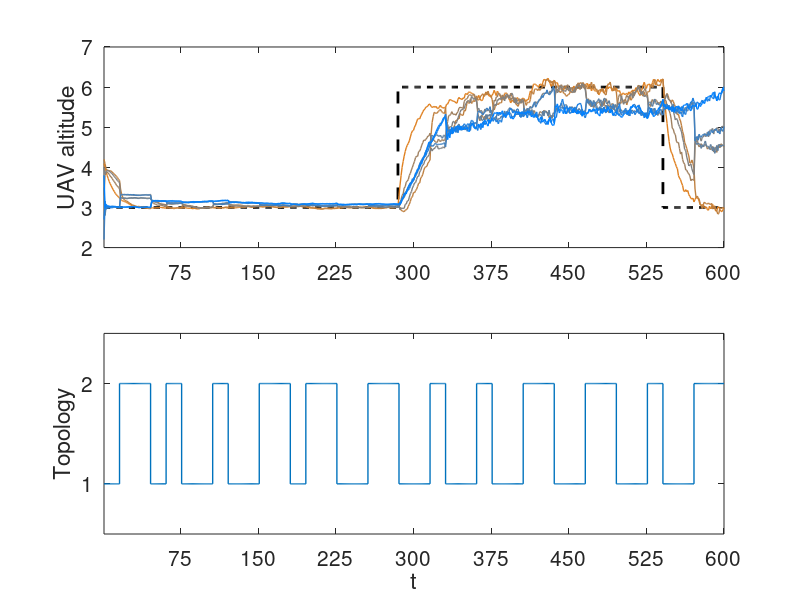

Here is the MATLAB script that generated this plot:
% 11/25/2018
% clear,clc

s = rng;
% Sys: 

% Helathy
A1 = [0.9, 0,   0,   0,   0,   0,   0,   0;...
      0,   1/2, 0,   1/2, 0,   0,   0,   0;...
      1/3, 0,   1/3, 1/3, 0,   0,   0,   0;...
      0,   1/3, 1/3, 1/3, 0,   0,   0,   0;...
      0,   0,   0,   0,   1/3, 1/3, 1/3, 0;...
      0,   0,   0,   0,   1/3, 1/3, 0,   1/3;...
      0,   0,   0,   0,   1/2, 0,   1/2, 0;...
      0,   0,   0,   0,   0,   1/2, 0,   1/2]; 
K1 = zeros(8,1);
K1(1) = 0.3; 
  
A2 = [0.9, 0,   0,   0,   0,   0,   0,   0;...
      1/2, 1/2, 0,   0,   0,   0,   0,   0;...
      0,   0,   1/2, 0,   1/2, 0,   0,   0;...
      0,   0,   0,   1/2, 0,   1/2, 0,   0;...
      0,   0,   1/2, 0,   1/2, 0,   0,   0;...
      0,   0,   0,   1/2, 0,   1/2, 0,   0;...
      0,   0,   0,   0,   0,   0,   1/2, 1/2;...
      0,   0,   0,   0,   0,   0,   1/2, 1/2]; 
K2 = zeros(8,1);
K2(1) = 0.3; 

A3 = A1;
K3 = K1;
K3(1) = 0.6; 

A4 = A2;
K4 = K2;
K4(1) = 0.6; 


% blocking
Tb = 15; 
AA1 = A1^Tb;
AA2 = A2^Tb;
AA3 = A3^Tb;
AA4 = A4^Tb;
KK1 = K1;
KK2 = K2;
KK3 = K3;
KK4 = K4;
for i = 1:1:Tb-1
    KK1 = A1*KK1 + K1;
    KK2 = A2*KK2 + K2;
    KK3 = A3*KK3 + K3;
    KK4 = A4*KK4 + K4;
end



% Faulty
A1_f = [0.9, 0,   0,   0,   0,   0,   0,   0;...
      0,   1/2, 0,   1/2, 0,   0,   0,   0;...
      1/3, 0,   1/3, 1/3, 0,   0,   0,   0;...
      0,   1/3, 1/3, 1/3, 0,   0,   0,   0;...
      0,   0,   0,   0,   1/3, 1/3, 1/3, 0;...
      0,   0,   0,   0,   1/3, 1/3, 0,   1/3;...
      0,   0,   0,   0,   1/2, 0,   1/2, 0;...
      0,   0,   0,   0,   0,   1/2, 0,   1/2]; 
K1_f = zeros(8,1);
K1_f(1) = 0.3; 
  
A2_f = [0.9, 0,   0,   0,   0,   0,   0,   0;...
      1/2, 1/2, 0,   0,   0,   0,   0,   0;...
      0,   0,   1,   0,   0,   0,   0,   0;...
      0,   0,   0,   1,   0,   0,   0,   0;...
      0,   0,   0,   0,   1,   0,   0,   0;...
      0,   0,   0,   0,   0,   1,   0,   0;...
      0,   0,   0,   0,   0,   0,   1/2, 1/2;...
      0,   0,   0,   0,   0,   0,   1/2, 1/2]; 
K2_f = zeros(8,1);
K2_f(1) = 0.3; 

A3_f = A1_f;
K3_f = K1_f;
K3_f(1) = 0.6; 

A4_f = A2_f;
K4_f = K2_f;
K4_f(1) = 0.6; 


% blocking
Tb = 15; 
AA1_f = A1_f^Tb;
AA2_f = A2_f^Tb;
AA3_f = A3_f^Tb;
AA4_f = A4_f^Tb;
KK1_f = K1_f;
KK2_f = K2_f;
KK3_f = K3_f;
KK4_f = K4_f;
for i = 1:1:Tb-1
    KK1_f = A1_f*KK1_f + K1_f;
    KK2_f = A2_f*KK2_f + K2_f;
    KK3_f = A3_f*KK3_f + K3_f;
    KK4_f = A4_f*KK4_f + K4_f;
end



% TT = 100; 
TT = 40*15;
set_pnt = 3*ones(TT,1);
set_pnt(19*15:36*15) = 6;
% set_pnt(45:58) = 34;
% set_pnt(77:95) = 34;

topo = [];
XX = [];
SS = [];

t = 1; 

% To = 1;
To = 48*15;

x0 = [4.1 4.2 3.3 4 3.5 2.2 2.7 3.8]';
i_r = 1;
RR = [1 2 1 1 2 1 2 2 1 2 2 2 2 1 2 1 2 2 2 2 2 1 2 2];
rng(s);


while t <= TT
    % r = ceil(rand(1,1)*2);
    r = RR(i_r)*15;
    if t == 1
        topo_t = 1;
        xt = x0;
    else
        if topo_t == 1
            topo_t = 2;
        else
            topo_t = 1;
        end
    end
    for tt = 1:r
        t
        if t == 571
            xxx = 999;
        end
        if (t > TT)
            break;
        else
            if t < To
                AAa1 = A1; KKk1 = K1;
                AAa2 = A2; KKk2 = K2;
                AAa3 = A3; KKk3 = K3;
                AAa4 = A4; KKk4 = K4;
            else
                AAa1 = A1_f; KKk1 = K1_f;
                AAa2 = A2_f; KKk2 = K2_f;
                AAa3 = A3_f; KKk3 = K3_f;
                AAa4 = A4_f; KKk4 = K4_f;
            end
        end
        if t <= 19*15
            wt = (0.02*rand(8,1)-0.01);
        else
            if t < 330
                wt = [-0.1*rand(4,1); 0.1*rand(4,1)];
            else
                wt = (0.2*rand(8,1)-0.1);
            end
        end
        if set_pnt(t) == 3 && topo_t == 1
            % 1
            xt1 = AAa1*xt + KKk1 + wt;
            SS = [SS, [1 0 0 0]'];
        end
        if set_pnt(t) == 3 && topo_t == 2
            % 2
            xt1 = AAa2*xt + KKk2 + wt;
            SS = [SS, [0 1 0 0]'];
        end
        if set_pnt(t) == 6 && topo_t == 1
            % 3
            xt1 = AAa3*xt + KKk3 + wt;
            SS = [SS, [0 0 1 0]'];
        end
        if set_pnt(t) == 6 && topo_t == 2
            % 4
            xt1 = AAa4*xt + KKk4 + wt;
            SS = [SS, [0 0 0 1]'];
        end
        t = t + 1;
        topo(end+1) = topo_t;
        XX = [XX, xt];
        xt = xt1;
        
        % detection
        % N = min(t,30*15);
        % w = sdpvar(repmat(8,1,N),repmat(1,1,N));
        % 
        % constraints = [];
        % objective = 0;
        % for ttt = t-N+1:1:t-2
        %     sss = ttt - (t-N);
        %     constraints = [constraints, XX(:,ttt+1) == SS(1,ttt)*(A1*XX(:,ttt) + K1 + w{sss}) ...
        %         + SS(2,ttt)*(A2*XX(:,ttt) + K2 + w{sss}) ...
        %         + SS(3,ttt)*(A3*XX(:,ttt) + K3 + w{sss}) ...
        %         + SS(4,ttt)*(A4*XX(:,ttt) + K4 + w{sss})]; 
        %     constraints = [constraints, -0.1 <= w{sss} <= 0.1]; 
        % end
        % ops = sdpsettings('verbose',1,'solver','GUROBI','GUROBI.MIPGap',1e-3);
        % optimize(constraints,objective,ops);% 
    end
    

    i_r = i_r + 1;
end

fz1 = 15; 
f1 = subplot(2,1,1);
stairs(1:TT, set_pnt,'Linewidth',2,'Linestyle','--','Color',[0,0,0]);
hold on
% plot([8*15 8*15], [-10, 20],'Linewidth',2, 'Linestyle',':','Color',[1,0,0]);
% plot([318 318], [-10 20],'Linewidth',2, 'Linestyle',':','Color',[0,0,1]);
for i = 1:8
    plot(1:TT, XX(i,:),'Linewidth',1,'Color',[1-i/8, 0.5, i/8]);
    hold on
end
axis([1,40*15,2,7]);
ylabel('UAV altitude', 'Fontsize',fz1);
% xlabel('t', 'Fontsize',fz1);
set(gca,'xtick',[0:5*15:40*15],'Fontsize',fz1)
set(gca,'ytick',[2:1:7],'Fontsize',fz1)
set(gca,'fontsize',fz1)

f2 = subplot(2,1,2);
stairs(1:TT, topo,'Linewidth',1);
axis([1,40*15,0.5,2.5]);
ylabel('Topology', 'Fontsize',fz1);
xlabel('t', 'Fontsize',fz1);
set(gca,'xtick',[0:5*15:40*15],'Fontsize',fz1)
set(gca,'ytick',[1,2],'Fontsize',fz1)
set(gca,'fontsize',fz1)
